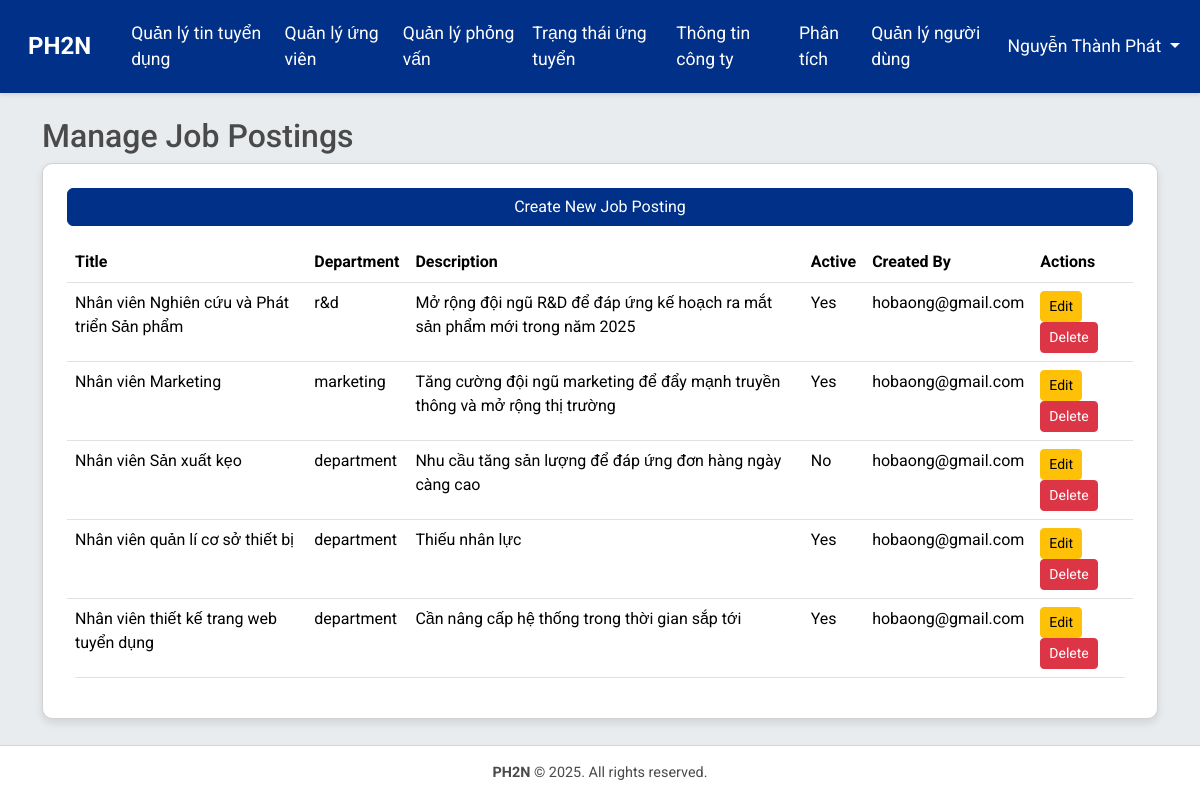
Screenshot of /hr/job-postings/ (signed in) with the database file from the repository.
### accounts/models.py (models this page shows, shortened)
class CustomUser(AbstractBaseUser, PermissionsMixin):
    ROLE_CHOICES = [
        ('hr', 'HR'),
        ('applicant', 'Applicant'),
        ('director', 'Director'),
        ('department', 'Department'),
    ]
    email = models.EmailField(unique=True)
    full_name = models.CharField(max_length=255)
    role = models.CharField(max_length=20, choices=ROLE_CHOICES, default='applicant')
    department = models.CharField(max_length=100, blank=True, help_text="Department or division within the company")
    department = models.CharField(max_length=100, choices=DEPARTMENTS, blank=True, default='', help_text="Phòng ban trong công ty")
    phone_number = models.CharField(max_length=15, blank=True)
    address = models.TextField(blank=True)
    is_active = models.BooleanField(default=True)
    is_staff = models.BooleanField(default=False)
    is_interviewer = models.BooleanField(default=False, help_text="Xác định người dùng có thể làm người phỏng vấn")  # Thêm trường này
    objects = CustomUserManager()
    USERNAME_FIELD = 'email'
    REQUIRED_FIELDS = ['full_name']

### jobs/models.py (models this page shows, shortened)
class JobPosting(models.Model):
    title = models.CharField(max_length=255)
    department = models.CharField(max_length=100)
    description = models.TextField()
    is_active = models.BooleanField(default=True)
    created_by = models.ForeignKey(CustomUser, on_delete=models.CASCADE)
    created_at = models.DateTimeField(auto_now_add=True)

### hr/views.py (the view)
# urls.py: path('job-postings/', views.manage_job_postings, name='manage_job_postings'),
@login_required
def manage_job_postings(request):
    if request.user.role != 'hr':
        messages.error(request, 'Only HR can manage job postings.')
        return redirect('jobs:job_list')
    job_postings = JobPosting.objects.all()
    return render(request, 'hr/manage_job_postings.html', {'job_postings': job_postings})

### templates/hr/manage_job_postings.html (shortened to what this page needs)
{% extends 'base.html' %}
{% load django_bootstrap5 %}
{% block content %}
<h2>Manage Job Postings</h2>
<div class="card p-4">
    <a href="{% url 'hr:create_job_posting' %}" class="btn btn-primary mb-3">Create New Job Posting</a>
    {% if job_postings %}
    <table class="table">
        <thead>
            <tr>
                <th>Title</th>
                <th>Department</th>
                <th>Description</th>
                <th>Active</th>
                <th>Created By</th>
                <th>Actions</th>
            </tr>
        </thead>
        <tbody>
            {% for job in job_postings %}
            <tr>
                <td>{{ job.title }}</td>
                <td>{{ job.department }}</td>
                <td>{{ job.description|truncatewords:30 }}</td>
                <td>{{ job.is_active|yesno:"Yes,No" }}</td>
                <td>{{ job.created_by.email }}</td>
                <td>
                    <a href="{% url 'hr:edit_job_posting' job.id %}" class="btn btn-warning btn-sm">Edit</a>
                    <form method="post" action="{% url 'hr:delete_job_posting' job.id %}" style="display:inline;">
                        <button type="submit" class="btn btn-danger btn-sm" onclick="return confirm('Are you sure you want to delete this job posting?');">Delete</button>
                    </form>
                </td>
            </tr>
            {% endfor %}
        </tbody>
    </table>
    {% else %}
    <p>No job postings available.</p>
    {% endif %}
</div>
{% endblock %}

### templates/base.html (shortened to what this page needs)
{% load django_bootstrap5 %}
{% load static %}
<!DOCTYPE html>
<html lang="vi">
<head>
    {% bootstrap_css %}
    <link rel="stylesheet" href="{% static 'css/style.css' %}">
</head>
<body>
    <nav class="navbar navbar-expand-lg navbar-dark">
        <div class="container-fluid">
            <a class="navbar-brand" href="{% url 'jobs:job_list' %}">PH2N</a>
            <div class="collapse navbar-collapse" id="navbarNav">
                <ul class="navbar-nav me-auto">
                    {% if user.is_authenticated %}
                        {% if user.role == 'hr' %}
                            <li class="nav-item">
                                <a class="nav-link" href="{% url 'hr:manage_job_postings' %}">Quản lý tin tuyển dụng</a>
                            </li>
                            <li class="nav-item">
                                <a class="nav-link" href="{% url 'hr:manage_applications' %}">Quản lý ứng viên</a>
                            </li>
                            <li class="nav-item">
                                <a class="nav-link" href="{% url 'hr:manage_interviews' %}">Quản lý phỏng vấn</a>
                            </li>
                            <li class="nav-item">
                                <a class="nav-link" href="{% url 'hr:application_status' %}">Trạng thái ứng tuyển</a>
                            </li>
                            <li class="nav-item">
                                <a class="nav-link" href="{% url 'hr:manage_company_info' %}">Thông tin công ty</a>
                            </li>
                            <li class="nav-item">
                                <a class="nav-link" href="{% url 'hr:recruitment_analytics' %}">Phân tích</a>
                            </li>
                            <li class="nav-item">
                                <a class="nav-link" href="{% url 'accounts:user_management' %}">Quản lý người dùng</a>
                            </li>
                        {% endif %}
                    {% endif %}
                </ul>
                <ul class="navbar-nav">
                    {% if user.is_authenticated %}
                        <li class="nav-item dropdown">
                        <a class="nav-link dropdown-toggle" href="#" id="userDropdown" role="button"
                            data-bs-toggle="dropdown" aria-expanded="false">
                            {{ user.full_name }}
                        </a>
                        </li>
                    {% endif %}
                </ul>
            </div>
        </div>
    </nav>
    <div class="content-wrapper">
        <div class="container mt-4">
            {% block content %}
            {% endblock %}
        </div>
    </div>
    <footer class="footer">
        <div class="container">
            <p><strong>PH2N</strong> © 2025. All rights reserved.</p>
        </div>
    </footer>
</body>
</html>

### static/css/style.css (style rules this page uses)
body { font-family: 'Roboto', sans-serif; background-color: #E8ECEF; margin: 0; display: flex; flex-direction: column; min-height: 100vh; }
.content-wrapper { flex: 1; }
.navbar { background-color: #003087; box-shadow: 0 2px 4px rgba(0,0,0,0.1); }
.navbar-brand { font-weight: bold; font-size: 1.5rem; padding: 0.5rem 1rem; }
.nav-link { font-size: 1.1rem; padding: 0.75rem 1.25rem; color: #FFFFFF !important; transition: all 0.2s; }
.card { border-radius: 10px; box-shadow: 0 4px 8px rgba(0,0,0,0.1); transition: transform 0.2s; }
.btn-primary { background-color: #003087; border-color: #003087; }
.table { background-color: #FFFFFF; border-radius: 10px; overflow: hidden; }
.footer { background-color: #FFFFFF; border-top: 1px solid #D1D5DB; padding: 1rem 0; text-align: center; font-size: 0.9rem; color: #4A4A4A; margin-top: auto; position: relative; }
.footer p { margin: 0; }
h2, h3, h5 { color: #4A4A4A; }

### rows the page displays
CustomUser: full_name "Nguyễn Thành Phát"
JobPosting: title "Nhân viên Nghiên cứu và Phát triển Sản phẩm", department "r&d", description "Mở rộng đội ngũ R&D để đáp ứng kế hoạch ra mắt sản phẩm mới trong năm 2025", is_active "Yes", created_by.email "hobaong@gmail.com"
JobPosting: title "Nhân viên Marketing", department "marketing", description "Tăng cường đội ngũ marketing để đẩy mạnh truyền thông và mở rộng thị trường", is_active "Yes", created_by.email "hobaong@gmail.com"
JobPosting: title "Nhân viên Sản xuất kẹo", department "department", description "Nhu cầu tăng sản lượng để đáp ứng đơn hàng ngày càng cao", is_active "No", created_by.email "hobaong@gmail.com"
JobPosting: title "Nhân viên quản lí cơ sở thiết bị", department "department", description "Thiếu nhân lực", is_active "Yes", created_by.email "hobaong@gmail.com"
JobPosting: title "Nhân viên thiết kế trang web tuyển dụng", department "department", description "Cần nâng cấp hệ thống trong thời gian sắp tới", is_active "Yes", created_by.email "hobaong@gmail.com"
